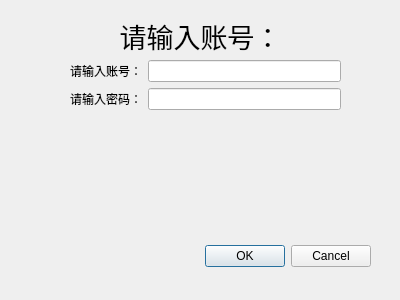
<?xml version="1.0" encoding="UTF-8"?>
<ui version="4.0">
 <class>StudentLogin</class>
 <widget class="QDialog" name="StudentLogin">
  <property name="geometry">
   <rect>
    <x>0</x>
    <y>0</y>
    <width>400</width>
    <height>300</height>
   </rect>
  </property>
  <property name="windowTitle">
   <string>Dialog</string>
  </property>
  <widget class="QDialogButtonBox" name="buttonBox">
   <property name="geometry">
    <rect>
     <x>30</x>
     <y>240</y>
     <width>341</width>
     <height>32</height>
    </rect>
   </property>
   <property name="orientation">
    <enum>Qt::Horizontal</enum>
   </property>
   <property name="standardButtons">
    <set>QDialogButtonBox::Cancel|QDialogButtonBox::Ok</set>
   </property>
  </widget>
  <widget class="QWidget" name="formLayoutWidget">
   <property name="geometry">
    <rect>
     <x>70</x>
     <y>60</y>
     <width>271</width>
     <height>161</height>
    </rect>
   </property>
   <layout class="QFormLayout" name="formLayout">
    <item row="0" column="0">
     <widget class="QLabel" name="label">
      <property name="text">
       <string>请输入账号：</string>
      </property>
     </widget>
    </item>
    <item row="0" column="1">
     <widget class="QLineEdit" name="lineEdit">
      <property name="inputMask">
       <string/>
      </property>
      <property name="text">
       <string/>
      </property>
     </widget>
    </item>
    <item row="1" column="0">
     <widget class="QLabel" name="label_2">
      <property name="text">
       <string>请输入密码：</string>
      </property>
     </widget>
    </item>
    <item row="1" column="1">
     <widget class="QLineEdit" name="lineEdit_2">
      <property name="echoMode">
       <enum>QLineEdit::Password</enum>
      </property>
     </widget>
    </item>
   </layout>
  </widget>
  <widget class="QLabel" name="label_3">
   <property name="geometry">
    <rect>
     <x>0</x>
     <y>20</y>
     <width>401</width>
     <height>31</height>
    </rect>
   </property>
   <property name="font">
    <font>
     <pointsize>20</pointsize>
    </font>
   </property>
   <property name="text">
    <string>请输入账号：</string>
   </property>
   <property name="alignment">
    <set>Qt::AlignCenter</set>
   </property>
  </widget>
 </widget>
 <resources/>
 <connections>
  <connection>
   <sender>buttonBox</sender>
   <signal>accepted()</signal>
   <receiver>StudentLogin</receiver>
   <slot>accept()</slot>
   <hints>
    <hint type="sourcelabel">
     <x>248</x>
     <y>254</y>
    </hint>
    <hint type="destinationlabel">
     <x>157</x>
     <y>274</y>
    </hint>
   </hints>
  </connection>
  <connection>
   <sender>buttonBox</sender>
   <signal>rejected()</signal>
   <receiver>StudentLogin</receiver>
   <slot>reject()</slot>
   <hints>
    <hint type="sourcelabel">
     <x>316</x>
     <y>260</y>
    </hint>
    <hint type="destinationlabel">
     <x>286</x>
     <y>274</y>
    </hint>
   </hints>
  </connection>
 </connections>
</ui>
